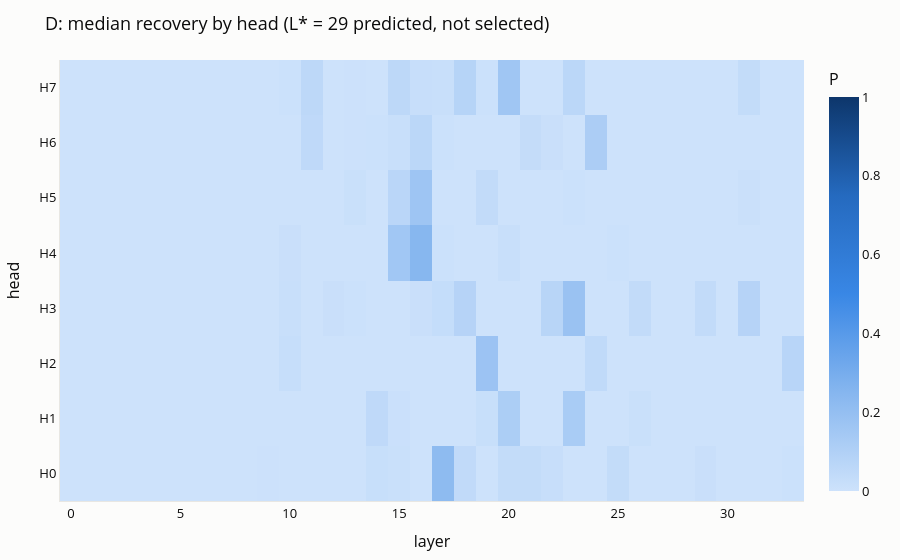
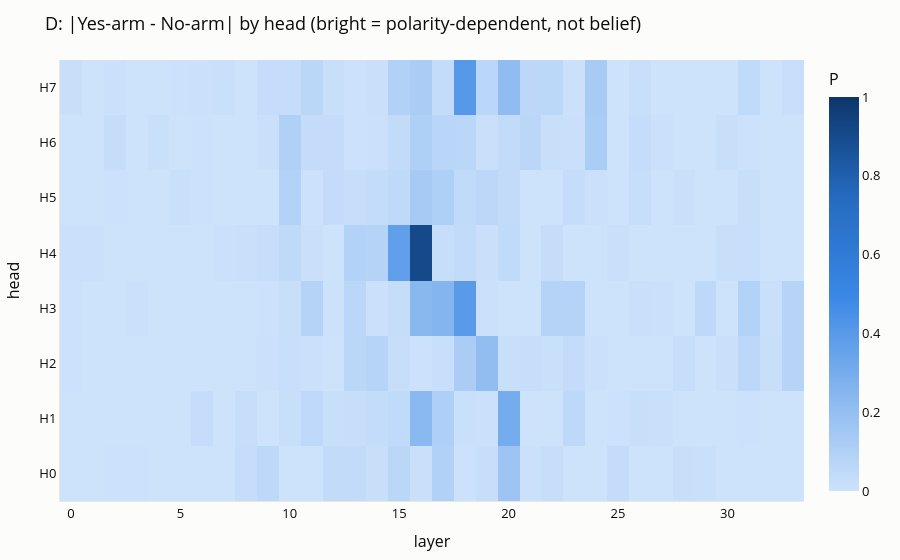
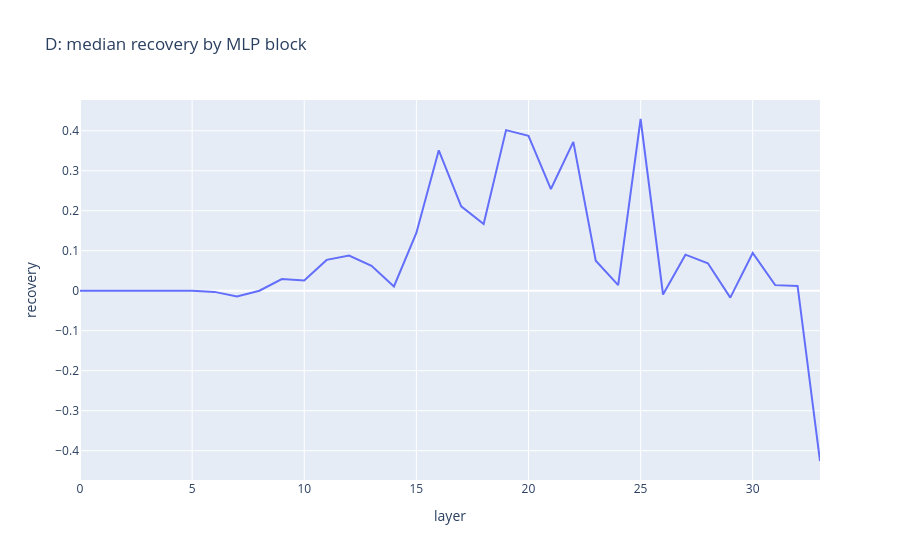

Notebook source saved alongside these figures, in order:
### Code cell
# The heads x layers picture, and the R4 split. `prob_heatmap` anchors at zero,
# which matters here: an autoscaled floor makes a 0.02 recovery look like a hit.
def head_map(value_of, clip=True):
    """One value per (head, layer), laid out for `prob_heatmap`.

    Missing and non-finite entries become 0.0 rather than propagating: a NaN in
    a plotly heatmap is a blank cell, which reads as "measured, and zero" when
    it means "not measured at all".
    """
    grid = np.zeros((patcher.n_heads, patcher.n_layers))
    for l in range(patcher.n_layers):
        for h in range(patcher.n_heads):
            v = value_of(attribution.Component(l, attribution.HEAD, h,
                                               patcher.layer_types[l]))
            v = 0.0 if v is None or not np.isfinite(v) else float(v)
            grid[h, l] = min(max(v, 0.0), 1.0) if clip else v
    return grid


med = {r.component: r.median for r in RANKED[None]}
viz.prob_heatmap(
    head_map(lambda c: med.get(c)),
    x=list(range(patcher.n_layers)), y=[f"H{h}" for h in range(patcher.n_heads)],
    title=f"D: median recovery by head (L* = {L_STAR} predicted, not selected)",
    xaxis="layer", yaxis="head",
).show()

# The same map in |arm gap|. Bright here means a head whose recovery depends on
# which answer is true -- a token-writer -- so this is the plot that says
# whether the map above is showing a belief effect or a polarity effect. The two
# are indistinguishable in the first plot and separated by this one.
gap = {r.component: r.arm_gap for r in RANKED[None]}
viz.prob_heatmap(
    head_map(lambda c: abs(gap.get(c, 0.0))),
    x=list(range(patcher.n_layers)), y=[f"H{h}" for h in range(patcher.n_heads)],
    title="D: |Yes-arm - No-arm| by head (bright = polarity-dependent, not belief)",
    xaxis="layer", yaxis="head",
).show()

# MLPs, on their own axis -- there are n_layers of them against n_layers x
# n_heads heads, and putting them in the same heatmap makes them invisible.
mlp_vals = [med.get(attribution.Component(l, attribution.MLP, None,
                                          patcher.layer_types[l]), 0.0)
            for l in range(patcher.n_layers)]
viz.line(mlp_vals, title="D: median recovery by MLP block", xaxis="layer",
         yaxis="recovery").show()

# R4: sliding and full attention are different mechanisms and must not be
# pooled. If the hits cluster in one kind, that is a fact about the circuit;
# if they are reported together, it is not a fact at all.
all_hits = attribution.hits(RANKED[None])
print(f"{len(all_hits)} components clear all three bars under D "
      f"(pooled median, own null, and BOTH polarity arms)")
if all_hits:
    from collections import Counter

    kinds = Counter(c.component.layer_type for c in all_hits)
    layers = Counter(c.component.layer for c in all_hits)
    print(f"  by attention type : {dict(kinds)}")
    print(f"  by layer          : {dict(sorted(layers.items()))}")
    in_window = sum(n for l, n in layers.items() if l in (L_STAR - 1, L_STAR))
    print(f"  at L{L_STAR - 1}-{L_STAR} (the prediction): {in_window}/{len(all_hits)}")

    # A survivor is arm-symmetric by construction -- it had to clear the bar
    # twice. Printing the gap anyway is the check that it cleared both
    # *comfortably* rather than scraping one arm, which is what a mostly-
    # polarity component looks like when the bar is generous.
    print(f"\n  {'component':<10} {'Yes-arm':>8} {'No-arm':>8} {'gap':>8}")
    for r in all_hits[:10]:
        print(f"  {r.component.name:<10} {r.median_yes:>8.3f} {r.median_no:>8.3f} "
              f"{r.arm_gap:>8.3f}")
else:
    print("  Nothing clears the bars. exp2_spec.md 8.3: the edit is distributed, "
          "'specific heads' was the wrong resolution, and 06 has nothing to ablate. "
          "That is a registered outcome -- do not lower the bar, and do not drop the "
          "arm requirement, to produce a set.")

### Figure 1 — Plotly figure (JSON) as saved in the notebook; plotly's stock layout.template omitted (floating-point values rounded to 4 significant figures; data arrays with more than 128 entries replaced by an {"elided": "..."} marker saying what was removed)
{"data": [{"colorbar": {"outlinewidth": 0, "title": {"text": "P"}}, "colorscale": [[0, "#cde2fb"], [0.25, "#86b6ef"], [0.5, "#3987e5"], [0.75, "#256abf"], [1, "#0d366b"]], "hovertemplate": "layer %{x}<br>head %{y}<br>P %{z:.3f}<extra></extra>", "type": "heatmap", "x": [0, 1, 2, 3, 4, 5, 6, 7, 8, 9, 10, 11, 12, 13, 14, 15, 16, 17, 18, 19, 20, 21, 22, 23, 24, 25, 26, 27, 28, 29, 30, 31, 32, 33], "y": ["H0", "H1", "H2", "H3", "H4", "H5", "H6", "H7"], "z": {"elided": "8x34 float values"}, "zmax": 1, "zmin": 0}], "layout": {"font": {"color": "#0b0b0b", "size": 13}, "legend": {"font": {"color": "#52514e"}, "orientation": "h", "x": 0, "y": -0.18}, "margin": {"b": 50, "l": 60, "r": 90, "t": 60}, "paper_bgcolor": "#fcfcfb", "plot_bgcolor": "#fcfcfb", "title": {"text": "D: median recovery by head (L* = 29 predicted, not selected)"}, "xaxis": {"gridcolor": "#e8e7e3", "linecolor": "#e8e7e3", "title": {"text": "layer"}, "zeroline": false}, "yaxis": {"gridcolor": "#e8e7e3", "linecolor": "#e8e7e3", "title": {"text": "head"}, "zeroline": false}}}

### Figure 2 — Plotly figure (JSON) as saved in the notebook; plotly's stock layout.template omitted (floating-point values rounded to 4 significant figures; data arrays with more than 128 entries replaced by an {"elided": "..."} marker saying what was removed)
{"data": [{"colorbar": {"outlinewidth": 0, "title": {"text": "P"}}, "colorscale": [[0, "#cde2fb"], [0.25, "#86b6ef"], [0.5, "#3987e5"], [0.75, "#256abf"], [1, "#0d366b"]], "hovertemplate": "layer %{x}<br>head %{y}<br>P %{z:.3f}<extra></extra>", "type": "heatmap", "x": [0, 1, 2, 3, 4, 5, 6, 7, 8, 9, 10, 11, 12, 13, 14, 15, 16, 17, 18, 19, 20, 21, 22, 23, 24, 25, 26, 27, 28, 29, 30, 31, 32, 33], "y": ["H0", "H1", "H2", "H3", "H4", "H5", "H6", "H7"], "z": {"elided": "8x34 float values"}, "zmax": 1, "zmin": 0}], "layout": {"font": {"color": "#0b0b0b", "size": 13}, "legend": {"font": {"color": "#52514e"}, "orientation": "h", "x": 0, "y": -0.18}, "margin": {"b": 50, "l": 60, "r": 90, "t": 60}, "paper_bgcolor": "#fcfcfb", "plot_bgcolor": "#fcfcfb", "title": {"text": "D: |Yes-arm - No-arm| by head (bright = polarity-dependent, not belief)"}, "xaxis": {"gridcolor": "#e8e7e3", "linecolor": "#e8e7e3", "title": {"text": "layer"}, "zeroline": false}, "yaxis": {"gridcolor": "#e8e7e3", "linecolor": "#e8e7e3", "title": {"text": "head"}, "zeroline": false}}}

### Figure 3 — Plotly figure (JSON) as saved in the notebook; plotly's stock layout.template omitted (floating-point values rounded to 4 significant figures)
{"data": [{"hovertemplate": "variable=0<br>index=%{x}<br>value=%{y}<extra></extra>", "legendgroup": "0", "line": {"color": "#636efa", "dash": "solid"}, "marker": {"symbol": "circle"}, "mode": "lines", "name": "0", "orientation": "v", "showlegend": true, "type": "scatter", "x": [0, 1, 2, 3, 4, 5, 6, 7, 8, 9, 10, 11, 12, 13, 14, 15, 16, 17, 18, 19, 20, 21, 22, 23, 24, 25, 26, 27, 28, 29, 30, 31, 32, 33], "xaxis": "x", "y": [0.0, 0.0, 0.0, 0.0, 0.0, 0.0, -0.00289, -0.0146, 0.0, 0.0292, 0.0258, 0.0771, 0.08784, 0.0622, 0.0107, 0.1443, 0.3511, 0.2109, 0.1669, 0.4015, 0.3875, 0.2543, 0.3723, 0.07486, 0.01407, 0.4294, -0.009434, 0.09014, 0.06882, -0.01729, 0.09447, 0.01398, 0.0119, -0.4258], "yaxis": "y"}], "layout": {"legend": {"title": {"text": "variable"}, "tracegroupgap": 0}, "showlegend": false, "title": {"text": "D: median recovery by MLP block"}, "xaxis": {"anchor": "y", "domain": [0, 1], "title": {"text": "layer"}}, "yaxis": {"anchor": "x", "domain": [0, 1], "title": {"text": "recovery"}}}}
